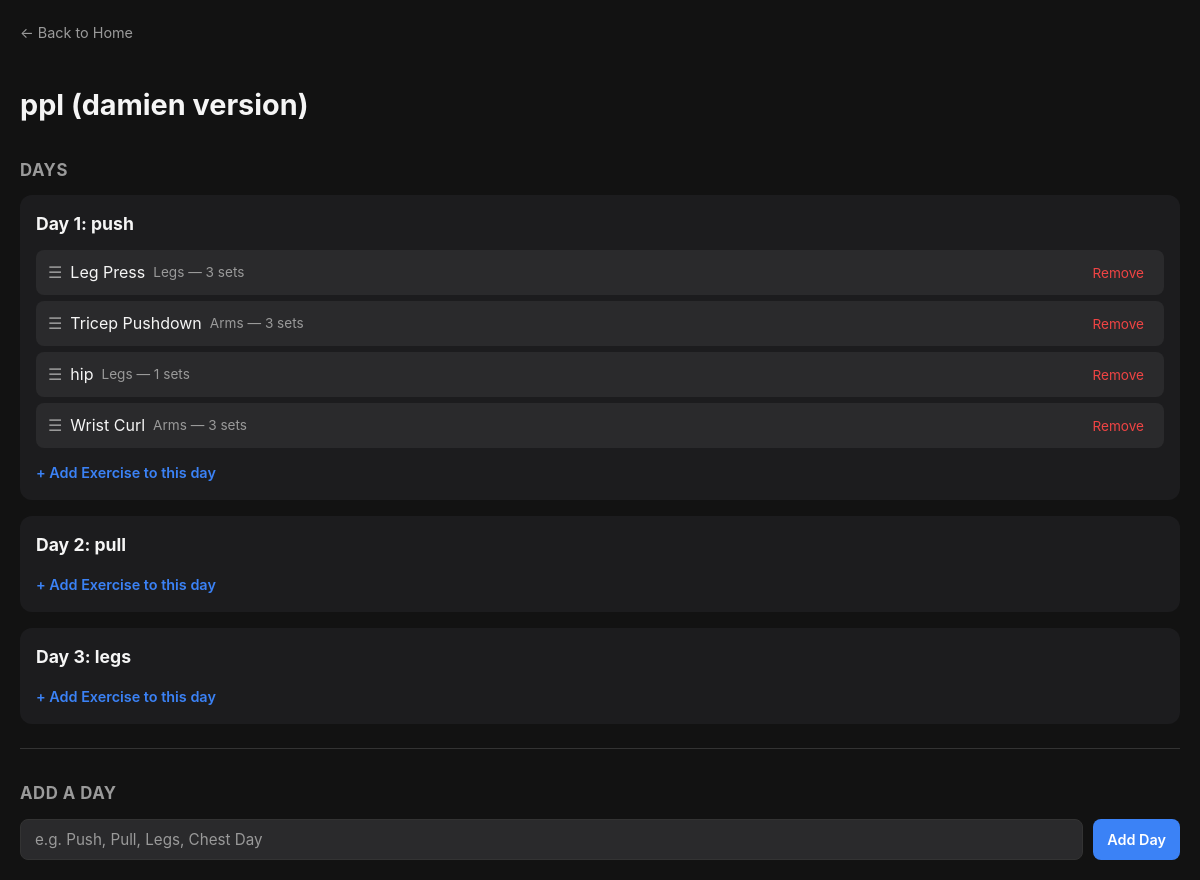
Page /split/1 on the committed database.
### tables this page shows
CREATE TABLE workout_splits (
            id INTEGER PRIMARY KEY AUTOINCREMENT,
            name TEXT NOT NULL
        );

CREATE TABLE split_days (
            id INTEGER PRIMARY KEY AUTOINCREMENT,
            split_id INTEGER NOT NULL,
            day_name TEXT NOT NULL,
            day_order INTEGER NOT NULL,
            FOREIGN KEY (split_id) REFERENCES workout_splits(id)
        );

CREATE TABLE split_exercises (
            id INTEGER PRIMARY KEY AUTOINCREMENT,
            split_day_id INTEGER NOT NULL,
            exercise_id INTEGER NOT NULL,
            sets_count INTEGER NOT NULL DEFAULT 3, exercise_order INTEGER NOT NULL DEFAULT 0,
            FOREIGN KEY (split_day_id) REFERENCES split_days(id),
            FOREIGN KEY (exercise_id) REFERENCES exercises(id)
        );

CREATE TABLE exercises (
            id INTEGER PRIMARY KEY AUTOINCREMENT,
            name TEXT NOT NULL,
            muscle_group TEXT NOT NULL
        );

### app.py (the view)
@app.route("/split/<int:split_id>")
def view_split(split_id):
    conn = get_db()
    cursor = conn.cursor()
    cursor.execute("SELECT * FROM workout_splits WHERE id = ?", (split_id,))
    split = cursor.fetchone()
    cursor.execute(
        "SELECT * FROM split_days WHERE split_id = ? ORDER BY day_order",
        (split_id,)
    )
    days = cursor.fetchall()
    days_with_exercises = []
    for day in days:
        cursor.execute("""
            SELECT exercises.*, split_exercises.sets_count,
                   split_exercises.id as split_exercise_id
            FROM exercises
            JOIN split_exercises ON exercises.id = split_exercises.exercise_id
            WHERE split_exercises.split_day_id = ?
            ORDER BY split_exercises.exercise_order
        """, (day["id"],))
        day_exercises = cursor.fetchall()
        days_with_exercises.append({
            "id": day["id"],
            "day_name": day["day_name"],
            "day_order": day["day_order"],
            "exercises": day_exercises
        })
    conn.close()
    return render_template("view_split.html", split=split, days=days_with_exercises)

### app.py (called while the page is built)
def get_db():
    conn = sqlite3.connect(DB_PATH)
    conn.row_factory = sqlite3.Row
    return conn

### templates/view_split.html (shortened to what this page needs)
<!DOCTYPE html>
<html lang="en">
<head>
    <link rel="stylesheet" href="{{ url_for('static', filename='style.css') }}">
</head>
<body>
    <a class="back-link" href="/">← Back to Home</a>
    <h1>{{ split.name }}</h1>
    <h2>Days</h2>
    {% if days %}
        {% for day in days %}
            <div class="day-card">
                <h3>Day {{ day.day_order }}: {{ day.day_name }}</h3>
                <ul class="exercise-list sortable-list" data-split-id="{{ split.id }}">
                    {% for exercise in day.exercises %}
                        <li class="exercise-item" data-split-exercise-id="{{ exercise.split_exercise_id }}">
                            <div class="exercise-info">
                                <span class="drag-handle">☰</span>
                                <span>{{ exercise.name }}</span>
                                <span class="exercise-meta">{{ exercise.muscle_group }} — {{ exercise.sets_count }} sets</span>
                            </div>
                            <form action="/split/{{ split.id }}/remove-exercise/{{ day.id }}/{{ exercise.split_exercise_id }}" method="POST">
                                <button type="submit" class="btn-remove">Remove</button>
                            </form>
                        </li>
                    {% endfor %}
                </ul>
                <a class="add-exercise-link" href="/split/{{ split.id }}/add-day-exercise/{{ day.id }}">+ Add Exercise to this day</a>
            </div>
        {% endfor %}
    {% else %}
        <p class="empty-state">No days yet. Add your first day below.</p>
    {% endif %}
    <hr>
    <h2>Add a Day</h2>
    <form action="/split/{{ split.id }}/add-day" method="POST" class="form-row">
        <input type="text" name="day_name" class="text-input" placeholder="e.g. Push, Pull, Legs, Chest Day" required>
        <button type="submit" class="btn btn-primary">Add Day</button>
    </form>
</body>
</html>

### static/style.css (style rules this page uses)
:root { --bg-primary: #121212; --bg-secondary: #1c1c1e; --bg-tertiary: #2a2a2c; --text-primary: #f5f5f5; --text-secondary: #9a9a9a; --border-color: #333333; --accent: #3b82f6; --danger: #ef4444; --danger-hover: #dc2626; --radius: 12px; }
* { box-sizing: border-box; }
body { background-color: var(--bg-primary); color: var(--text-primary); font-family: -apple-system, BlinkMacSystemFont, "Segoe UI", Roboto, sans-serif; margin: 0; padding: 20px; line-height: 1.5; }
h1 { font-size: 1.8em; font-weight: 700; margin-bottom: 4px; }
h2 { font-size: 1.05em; color: var(--text-secondary); text-transform: uppercase; letter-spacing: 0.5px; margin-top: 32px; margin-bottom: 12px; }
h3 { font-size: 1.1em; margin: 0; }
hr { border: none; border-top: 1px solid var(--border-color); margin: 24px 0; }
a { color: var(--accent); text-decoration: none; }
.btn { display: inline-block; padding: 8px 14px; border-radius: 8px; border: none; font-size: 0.9em; font-weight: 600; cursor: pointer; text-decoration: none; font-family: inherit; }
.btn-primary { background: var(--accent); color: #fff; }
.back-link { display: inline-flex; align-items: center; gap: 6px; color: var(--text-secondary); font-size: 0.9em; margin-bottom: 20px; }
.form-row { display: flex; gap: 10px; margin-top: 12px; flex-wrap: wrap; }
.text-input { background: var(--bg-tertiary); border: 1px solid var(--border-color); color: var(--text-primary); padding: 10px 14px; border-radius: 8px; font-size: 0.95em; font-family: inherit; flex: 1; min-width: 200px; }
.text-input::placeholder { color: var(--text-secondary); }
.day-card { background: var(--bg-secondary); border-radius: var(--radius); padding: 16px; margin-bottom: 16px; }
.day-card h3 { margin-bottom: 12px; }
.exercise-list { list-style: none; padding: 0; margin: 0 0 10px; }
.exercise-item { display: flex; align-items: center; justify-content: space-between; gap: 10px; background: var(--bg-tertiary); border-radius: 8px; padding: 10px 12px; margin-bottom: 6px; cursor: grab; }
.exercise-info { display: flex; align-items: center; gap: 8px; }
.drag-handle { color: var(--text-secondary); }
.exercise-meta { color: var(--text-secondary); font-size: 0.85em; }
.btn-remove { background: transparent; border: none; color: var(--danger); cursor: pointer; font-size: 0.85em; font-family: inherit; padding: 4px 8px; }
.add-exercise-link { display: inline-block; margin-top: 4px; font-size: 0.9em; color: var(--accent); font-weight: 600; }

### rows in the picture
workout_splits: name "ppl (damien version)"
split_days: day_order "1", day_name "push"
split_exercises: name "Leg Press", muscle_group "Legs", sets_count "3"
split_exercises: name "Tricep Pushdown", muscle_group "Arms", sets_count "3"
split_exercises: name "hip", muscle_group "Legs", sets_count "1"
split_exercises: name "Wrist Curl", muscle_group "Arms", sets_count "3"
split_days: day_order "2", day_name "pull"
split_days: day_order "3", day_name "legs"
